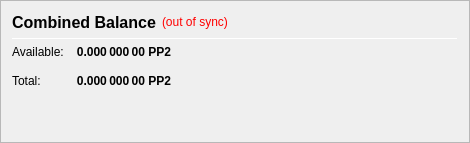
                   <widget class="QFrame" name="frame_CombinedBalances">
                    <property name="minimumSize">
                     <size>
                      <width>470</width>
                      <height>0</height>
                     </size>
                    </property>
                    <property name="frameShape">
                     <enum>QFrame::StyledPanel</enum>
                    </property>
                    <property name="frameShadow">
                     <enum>QFrame::Raised</enum>
                    </property>
                    <layout class="QVBoxLayout" name="verticalLayout_5">
                     <item>
                      <layout class="QHBoxLayout" name="horizontalLayout_5" stretch="0,0,0">
                       <item>
                        <widget class="QLabel" name="label_5z">
                         <property name="minimumSize">
                          <size>
                           <width>0</width>
                           <height>20</height>
                          </size>
                         </property>
                         <property name="font">
                          <font>
                           <pointsize>12</pointsize>
                           <weight>75</weight>
                           <bold>true</bold>
                          </font>
                         </property>
                         <property name="toolTip">
                          <string>Combined Balance (including unconfirmed and immature coins)</string>
                         </property>
                         <property name="text">
                          <string>Combined Balance</string>
                         </property>
                        </widget>
                       </item>
                       <item>
                        <widget class="QLabel" name="labelWalletStatus">
                         <property name="cursor">
                          <cursorShape>WhatsThisCursor</cursorShape>
                         </property>
                         <property name="toolTip">
                          <string>The displayed information may be out of date. Your wallet automatically synchronizes with the PeepCoin network after a connection is established, but this process has not completed yet.</string>
                         </property>
                         <property name="styleSheet">
                          <string notr="true">QLabel { color: red; }</string>
                         </property>
                         <property name="text">
                          <string notr="true">(out of sync)</string>
                         </property>
                         <property name="alignment">
                          <set>Qt::AlignLeading|Qt::AlignLeft|Qt::AlignVCenter</set>
                         </property>
                        </widget>
                       </item>
                       <item>
                        <spacer name="horizontalSpacer_1">
                         <property name="orientation">
                          <enum>Qt::Horizontal</enum>
                         </property>
                         <property name="sizeHint" stdset="0">
                          <size>
                           <width>40</width>
                           <height>20</height>
                          </size>
                         </property>
                        </spacer>
                       </item>
                      </layout>
                     </item>
                     <item>
                      <widget class="Line" name="line_CombinedBalance">
                       <property name="minimumSize">
                        <size>
                         <width>0</width>
                         <height>1</height>
                        </size>
                       </property>
                       <property name="maximumSize">
                        <size>
                         <width>16777215</width>
                         <height>1</height>
                        </size>
                       </property>
                       <property name="orientation">
                        <enum>Qt::Horizontal</enum>
                       </property>
                      </widget>
                     </item>
                     <item>
                      <layout class="QGridLayout" name="gridLayout_3">
                       <property name="spacing">
                        <number>12</number>
                       </property>
                       <item row="1" column="0">
                        <widget class="QLabel" name="labelBalanceTextz">
                         <property name="text">
                          <string>Available:</string>
                         </property>
                        </widget>
                       </item>
                       <item row="1" column="1">
                        <widget class="QLabel" name="labelBalancez">
                         <property name="font">
                          <font>
                           <weight>75</weight>
                           <bold>true</bold>
                          </font>
                         </property>
                         <property name="cursor">
                          <cursorShape>IBeamCursor</cursorShape>
                         </property>
                         <property name="toolTip">
                          <string>Your current spendable balance</string>
                         </property>
                         <property name="text">
                          <string notr="true">0.000 000 00 PP2</string>
                         </property>
                         <property name="alignment">
                          <set>Qt::AlignRight|Qt::AlignTrailing|Qt::AlignVCenter</set>
                         </property>
                         <property name="textInteractionFlags">
                          <set>Qt::LinksAccessibleByMouse|Qt::TextSelectableByKeyboard|Qt::TextSelectableByMouse</set>
                         </property>
                        </widget>
                       </item>
                       <item row="2" column="0">
                        <widget class="QLabel" name="labelTotalTextz">
                         <property name="text">
                          <string>Total:</string>
                         </property>
                        </widget>
                       </item>
                       <item row="2" column="1">
                        <widget class="QLabel" name="labelTotalz">
                         <property name="font">
                          <font>
                           <weight>75</weight>
                           <bold>true</bold>
                          </font>
                         </property>
                         <property name="cursor">
                          <cursorShape>IBeamCursor</cursorShape>
                         </property>
                         <property name="toolTip">
                          <string>Total Balance, including all unavailable coins.</string>
                         </property>
                         <property name="text">
                          <string notr="true">0.000 000 00 PP2</string>
                         </property>
                         <property name="alignment">
                          <set>Qt::AlignRight|Qt::AlignTrailing|Qt::AlignVCenter</set>
                         </property>
                         <property name="textInteractionFlags">
                          <set>Qt::LinksAccessibleByMouse|Qt::TextSelectableByKeyboard|Qt::TextSelectableByMouse</set>
                         </property>
                        </widget>
                       </item>
                       <item row="2" column="3">
                        <spacer name="horizontalSpacer_2">
                         <property name="orientation">
                          <enum>Qt::Horizontal</enum>
                         </property>
                         <property name="sizeHint" stdset="0">
                          <size>
                           <width>40</width>
                           <height>20</height>
                          </size>
                         </property>
                        </spacer>
                       </item>
                      </layout>
                     </item>
                     <item>
                      <spacer name="verticalSpacer_1">
                       <property name="orientation">
                        <enum>Qt::Vertical</enum>
                       </property>
                       <property name="sizeHint" stdset="0">
                        <size>
                         <width>20</width>
                         <height>40</height>
                        </size>
                       </property>
                      </spacer>
                     </item>
                    </layout>
                   </widget>
